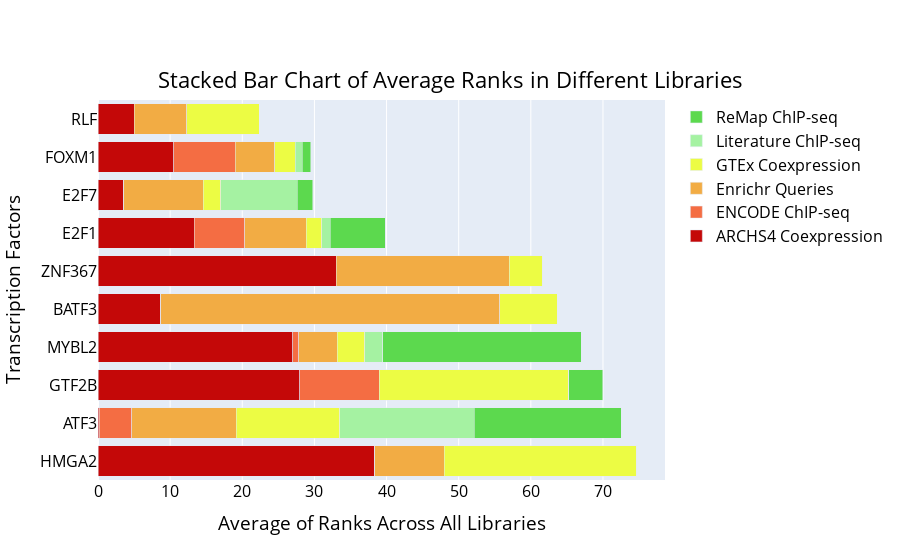

Notebook code for this chart:
### Code cell
# Plotting the actual bar chart
chea3_fig = go.Figure(data = [go.Bar(name = c_lib, 
                                     x = c_lib_means[c_lib], 
                                     y = sorted_tfs,
                                     marker = go.bar.Marker(color = c_lib_palette[c_lib]), 
                                     orientation = 'h') 
                              for c_lib in chea3libs_sorted])

chea3_fig.update_layout(barmode = 'stack')
chea3_fig.update_layout(
    title = {
        'text': 'Stacked Bar Chart of Average Ranks in Different Libraries',
        'y': 0.87,
        'x': 0.5,
        'xanchor': 'center',
        'yanchor': 'top',
    },
    xaxis_title = 'Average of Ranks Across All Libraries',
    yaxis_title = 'Transcription Factors',
    font = dict(
        size = 16,
        color = 'black'
    )
)

chea3_fig.show()

### Figure 1 — Plotly figure (JSON) as saved in the notebook; plotly's stock layout.template omitted (floating-point values rounded to 4 significant figures)
{"data": [{"marker": {"color": "rgb(196, 8, 8)"}, "name": "ARCHS4 Coexpression", "orientation": "h", "type": "bar", "x": [38.33, 0.1667, 28, 27, 8.667, 33, 13.33, 3.6, 10.5, 5], "y": ["HMGA2", "ATF3", "GTF2B", "MYBL2", "BATF3", "ZNF367", "E2F1", "E2F7", "FOXM1", "RLF"]}, {"marker": {"color": "rgb(244, 109, 67)"}, "name": "ENCODE ChIP-seq", "orientation": "h", "type": "bar", "x": [0, 4.5, 11, 0.8333, 0, 0, 7, 0, 8.5, 0], "y": ["HMGA2", "ATF3", "GTF2B", "MYBL2", "BATF3", "ZNF367", "E2F1", "E2F7", "FOXM1", "RLF"]}, {"marker": {"color": "rgb(242, 172, 68)"}, "name": "Enrichr Queries", "orientation": "h", "type": "bar", "x": [9.667, 14.5, 0, 5.333, 47, 24, 8.5, 11, 5.5, 7.333], "y": ["HMGA2", "ATF3", "GTF2B", "MYBL2", "BATF3", "ZNF367", "E2F1", "E2F7", "FOXM1", "RLF"]}, {"marker": {"color": "rgb(236, 252, 68)"}, "name": "GTEx Coexpression", "orientation": "h", "type": "bar", "x": [26.67, 14.33, 26.25, 3.833, 8, 4.667, 2.167, 2.4, 2.833, 10], "y": ["HMGA2", "ATF3", "GTF2B", "MYBL2", "BATF3", "ZNF367", "E2F1", "E2F7", "FOXM1", "RLF"]}, {"marker": {"color": "rgb(165, 242, 162)"}, "name": "Literature ChIP-seq", "orientation": "h", "type": "bar", "x": [0, 18.67, 0, 2.5, 0, 0, 1.167, 10.6, 1, 0], "y": ["HMGA2", "ATF3", "GTF2B", "MYBL2", "BATF3", "ZNF367", "E2F1", "E2F7", "FOXM1", "RLF"]}, {"marker": {"color": "rgb(92, 217, 78)"}, "name": "ReMap ChIP-seq", "orientation": "h", "type": "bar", "x": [0, 20.33, 4.75, 27.5, 0, 0, 7.667, 2.2, 1.167, 0], "y": ["HMGA2", "ATF3", "GTF2B", "MYBL2", "BATF3", "ZNF367", "E2F1", "E2F7", "FOXM1", "RLF"]}], "layout": {"barmode": "stack", "font": {"color": "black", "size": 16}, "title": {"text": "Stacked Bar Chart of Average Ranks in Different Libraries", "x": 0.5, "xanchor": "center", "y": 0.87, "yanchor": "top"}, "xaxis": {"title": {"text": "Average of Ranks Across All Libraries"}}, "yaxis": {"title": {"text": "Transcription Factors"}}}}
